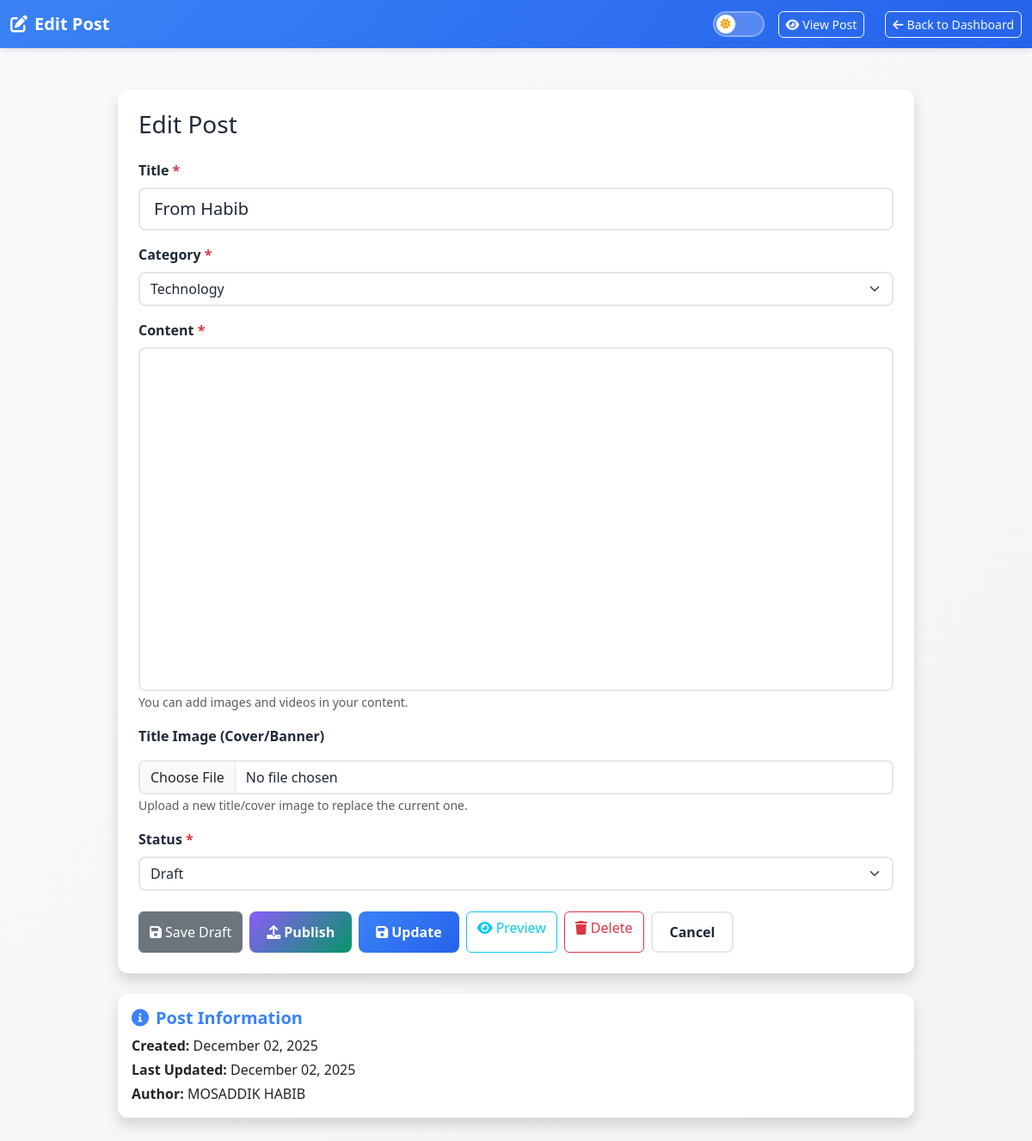
The app's page /manage/edit-post/untitled-draft-9/ (signed in), older data.
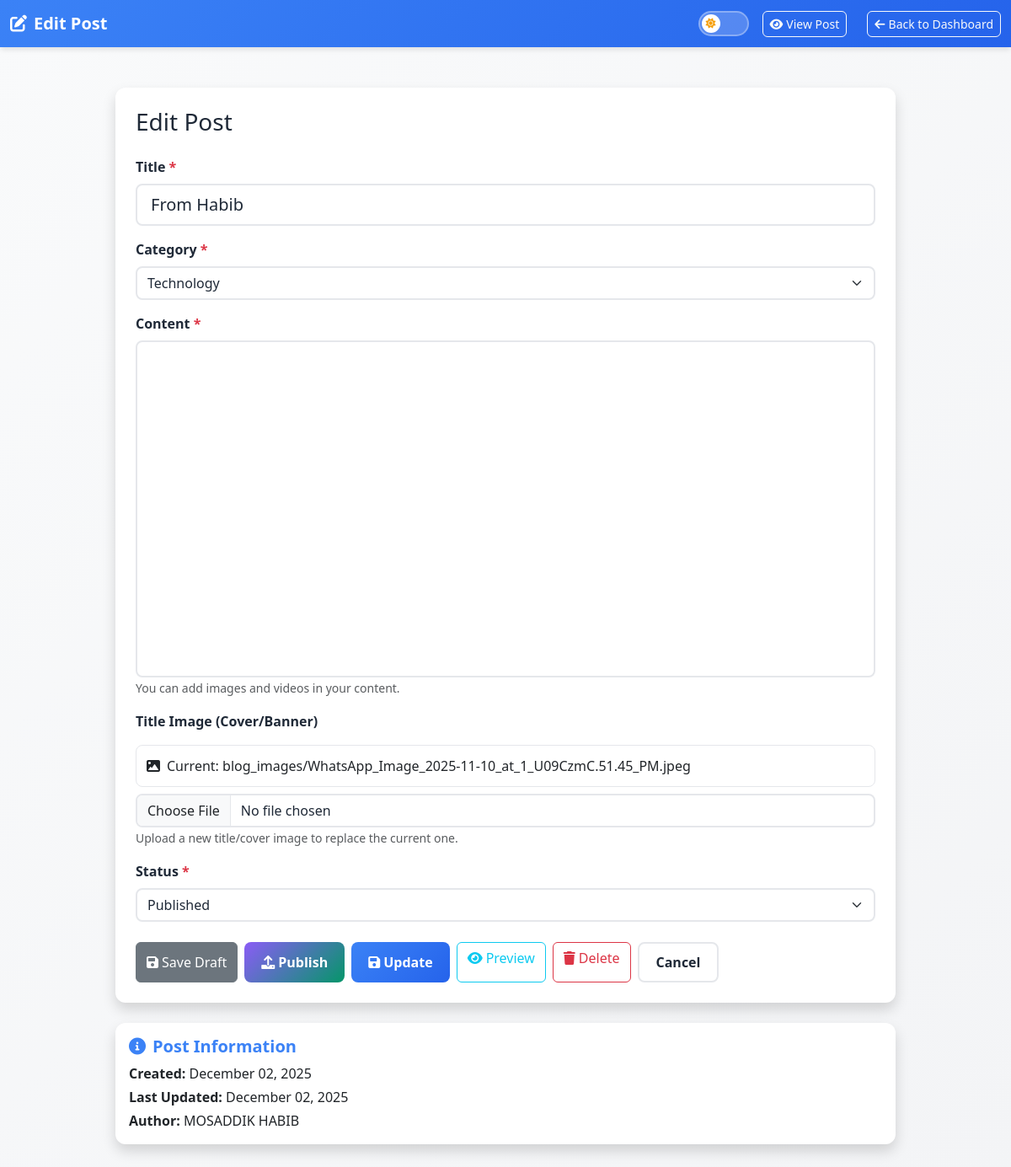
The same page, newer data.
### blog/models.py (models this page shows, shortened)
class Post(models.Model):
    STATUS_CHOICES = [
        ('draft', 'Draft'),
        ('published', 'Published'),
    ]
    title = models.CharField(max_length=200)
    slug = models.SlugField(unique=True)
    author = models.ForeignKey(User, on_delete=models.CASCADE)
    category = models.ForeignKey(Category, on_delete=models.CASCADE, related_name='posts')
    content = models.TextField(help_text="You can add images, videos, and YouTube links here")
    excerpt = models.TextField(max_length=500, blank=True, help_text="Brief description of the post")
    featured_image = models.ImageField(upload_to='blog_images/', blank=True, null=True)
    youtube_url = models.CharField(max_length=200, blank=True, help_text="YouTube URL (e.g., https://www.youtube.com/watch?v=VIDEO_ID)")
    video_file = models.FileField(upload_to='blog_videos/', blank=True, null=True, help_text="Upload video file")
    status = models.CharField(max_length=10, choices=STATUS_CHOICES, default='draft')
    created_at = models.DateTimeField(auto_now_add=True)
    updated_at = models.DateTimeField(auto_now=True)
    published_at = models.DateTimeField(null=True, blank=True)
    class Meta:
        ordering = ['-created_at']

class Category(models.Model):
    name = models.CharField(max_length=100)
    slug = models.SlugField(unique=True)
    description = models.TextField(blank=True)
    created_at = models.DateTimeField(auto_now_add=True)
    class Meta:
        verbose_name_plural = "Categories"

### blog/views.py (the view, shortened to what this page needs)
# urls.py: path('manage/edit-post/<slug:slug>/', views.admin_edit_post, name='admin_edit_post'),
@login_required(login_url='custom_login')
def admin_edit_post(request, slug):
    if not request.user.is_staff:
        return redirect('post_list')
    post = get_object_or_404(Post, slug=slug, author=request.user)
    categories = Category.objects.all()
    context = {
        'post': post,
        'categories': categories,
    }
    return render(request, 'blog/admin_edit_post.html', context)

### templates/blog/admin_edit_post.html (shortened to what the changed rows need)
<!DOCTYPE html>
{% load static %}
<html lang="en">
<head>
    <link href="https://cdn.jsdelivr.net/npm/bootstrap@5.3.0/dist/css/bootstrap.min.css" rel="stylesheet">
    <link rel="stylesheet" href="https://cdnjs.cloudflare.com/ajax/libs/font-awesome/6.0.0/css/all.min.css">
    <link href="https://cdn.quilljs.com/1.3.6/quill.snow.css" rel="stylesheet">
</head>
<body>
    <div class="container my-5">
        <div class="row justify-content-center">
            <div class="col-lg-10">
                <div class="card shadow">
                    <div class="card-body p-4">
                        <form method="POST" enctype="multipart/form-data" id="editForm">
                            <div class="mb-3">
                                <label for="title" class="form-label">Title <span class="text-danger">*</span></label>
                                <input type="text" class="form-control form-control-lg" id="title" name="title" value="{{ post.title }}" required>
                            </div>
                            <div class="mb-3">
                                <label for="category" class="form-label">Category <span class="text-danger">*</span></label>
                                <select class="form-select" id="category" name="category" required>
                                    {% for category in categories %}
                                    <option value="{{ category.id }}" {% if category.id == post.category.id %}selected{% endif %}>{{ category.name }}</option>
                                    {% endfor %}
                                </select>
                            </div>
                            <div class="mb-3">
                                <label for="featured_image" class="form-label">Title Image (Cover/Banner)</label>
                                {% if post.featured_image %}
                                <div class="current-file">
                                    <i class="fas fa-image me-2"></i>Current: {{ post.featured_image.name }}
                                </div>
                                {% endif %}
                                <input type="file" class="form-control mt-2" id="featured_image" name="featured_image" accept="image/*">
                                <small class="text-muted">Upload a new title/cover image to replace the current one.</small>
                            </div>
                            <div class="mb-4">
                                <label for="status" class="form-label">Status <span class="text-danger">*</span></label>
                                <select class="form-select" id="status" name="status" required>
                                    <option value="draft" {% if post.status == 'draft' %}selected{% endif %}>Draft</option>
                                    <option value="published" {% if post.status == 'published' %}selected{% endif %}>Published</option>
                                </select>
                            </div>
                        </form>
                    </div>
                </div>
                <div class="card shadow mt-4">
                    <div class="card-body">
                        <h5 class="card-title"><i class="fas fa-info-circle me-2"></i>Post Information</h5>
                        <p class="mb-1"><strong>Created:</strong> {{ post.created_at|date:"F d, Y" }}</p>
                        <p class="mb-1"><strong>Last Updated:</strong> {{ post.updated_at|date:"F d, Y" }}</p>
                        <p class="mb-0"><strong>Author:</strong> {{ post.author.get_full_name|default:post.author.username }}</p>
                    </div>
                </div>
            </div>
        </div>
    </div>
</body>
</html>

Row changes from the older to the newer data that the page shows:
changed Post "From Habib": featured_image.name (not shown) → "blog_images/WhatsApp_Image_2025-11-10_at_1_U09CzmC.51.45_PM.jpeg"; status "Draft" → "Published"
Text that changed along with them:
text now shown: "Current:"
